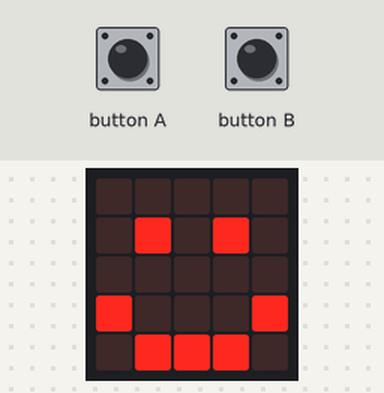
A program run on a simulated BBC micro:bit (MakeCode). Shown: the board's 5×5 LED display. Inputs (shaded band) come from the test bench.

Above: at 1.8 s.
1.9 s: button A pressed for 0.15 s
At 2.4 s:
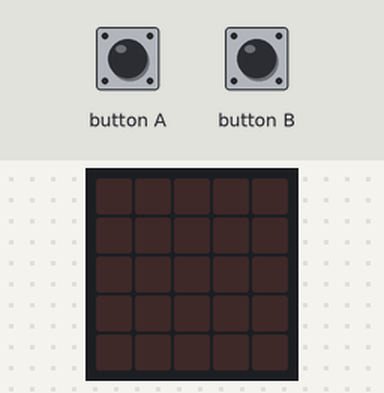
At 4.9 s:
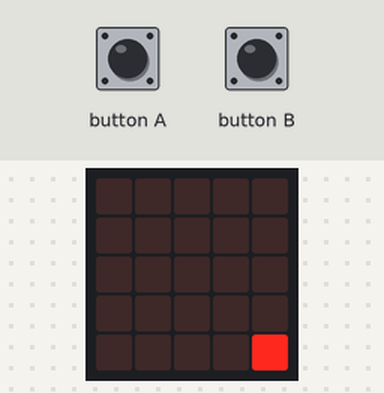
5.0 s: button B pressed for 0.15 s
5.7 s: button A pressed for 0.15 s
6.4 s: button A pressed for 0.15 s
At 12.2 s:
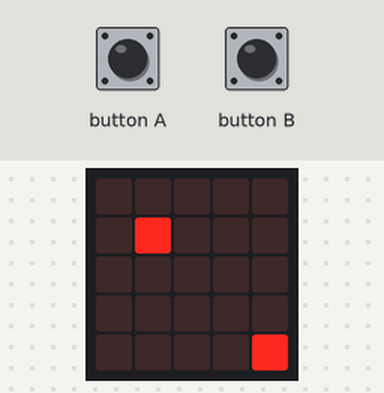
Timing chart, 0 to 13.7 s (numbered marks = the images above; inputs shaded):
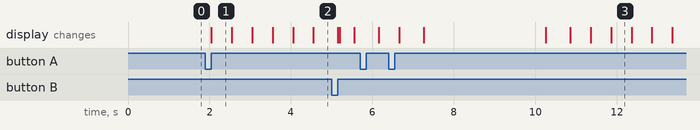

The program:

main.ts
```typescript
// (licence header left out)
// variables
let loopCounter = 0
let sprite: game.LedSprite = null

// setup
basic.showIcon(IconNames.Happy)

// on a button press
input.onButtonPressed(Button.A, function () {
  basic.clearScreen()
  basic.pause(500)
  loopCounter = 0
  sprite = game.createSprite(0, 0)

  // the loop for the A button
  while (loopCounter <= 5) {
    sprite.set(LedSpriteProperty.X, loopCounter)
    sprite.set(LedSpriteProperty.Y, loopCounter)
    basic.pause(500)
    loopCounter = loopCounter + 1
  }

  sprite.delete()
  basic.showIcon(IconNames.Happy)
})

// b button pressed
input.onButtonPressed(Button.B, function () {
  basic.clearScreen()
  basic.pause(500)
  loopCounter = 5
  sprite = game.createSprite(0, 0)

  // looping for B button
  while (loopCounter >= 0) {
    sprite.set(LedSpriteProperty.X, loopCounter)
    sprite.set(LedSpriteProperty.Y, loopCounter)
    basic.pause(500)
    loopCounter = loopCounter - 1
  }

  sprite.delete()
  basic.showIcon(IconNames.Happy)
})
```

Measured:
- after the input at 1.9 s, the display: changes after 0.15 s (image 1)
- what the display in image 1 shows lasts 0.5 s, from 2.1 s to 2.6 s
